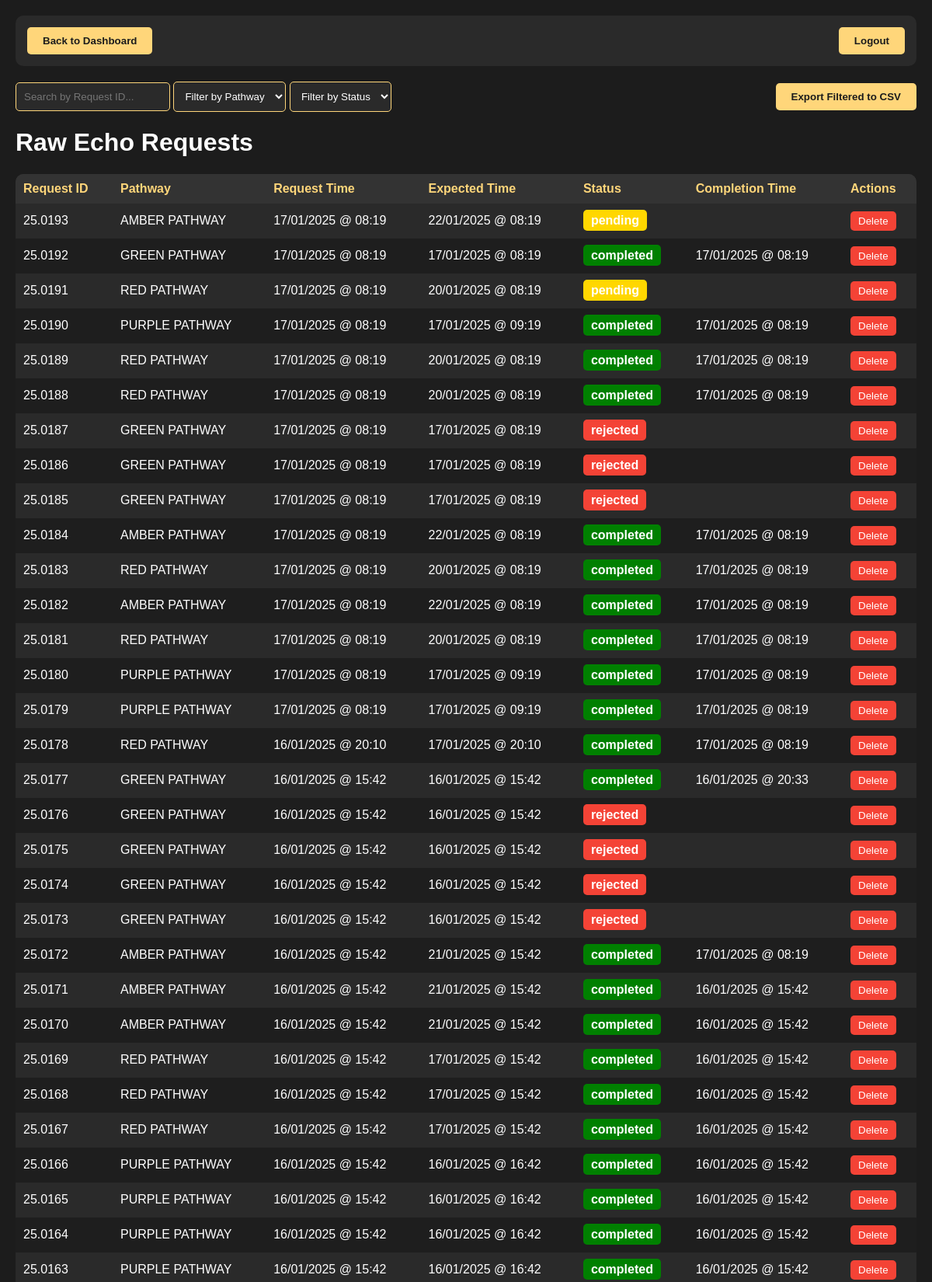
The app's page /raw (signed in, upper part) with its own data.
### tables this page shows
CREATE TABLE echo_requests (
                id INTEGER PRIMARY KEY AUTOINCREMENT,
                request_id TEXT NOT NULL,
                pathway TEXT NOT NULL,
                request_time TIMESTAMP NOT NULL,
                expected_time TIMESTAMP,
                status TEXT DEFAULT 'pending',
                triage_date DATE NOT NULL,
                completion_time TIMESTAMP
            , notes TEXT DEFAULT '', name TEXT DEFAULT '', mrn TEXT DEFAULT '', ward TEXT DEFAULT '');

### v10/app.py (the view)
@app.route('/raw')
@login_required
def show_raw_data():
    conn = sqlite3.connect(DB_PATH)
    conn.row_factory = sqlite3.Row
    cursor = conn.cursor()
    now_str = datetime.now().isoformat()
    cursor.execute("""
        SELECT
            id,
            request_id,
            CASE WHEN pathway = 'REJECTED' THEN 'GREEN PATHWAY' ELSE pathway END as pathway,
            request_time,
            expected_time,
            status,
            completion_time,
            CASE
                WHEN
                    (
                        status='completed'
                        AND datetime(completion_time) > datetime(expected_time)
                    )
                    OR
                    (
                        status='pending'
                        AND datetime(expected_time) < datetime(?)
                    )
                THEN 'overdue'
                ELSE 'on_time'
            END AS performance,
            notes,
            name,
            mrn,
            ward
        FROM echo_requests
        ORDER BY id DESC
    """, (now_str,))
    echo_requests = cursor.fetchall()
    conn.close()
    return render_template('raw.html', echo_requests=echo_requests, wards=WARD_OPTIONS)

### v10/app.py (called while the page is built)
def convert_to_uk_time(dt):
    if dt is None:
        return None
    if not dt.tzinfo:
        dt = pytz.UTC.localize(dt)
    return dt.astimezone(pytz.timezone('Europe/London'))

def iso_to_uk_time(iso_str):
    if not iso_str:
        return None
    try:
        dt = datetime.fromisoformat(iso_str.replace('Z', '+00:00'))
        return convert_to_uk_time(dt)
    except (ValueError, TypeError):
        return None

def format_uk_datetime(dt):
    if not dt:
        return ""
    uk_dt = convert_to_uk_time(dt) if isinstance(dt, datetime) else iso_to_uk_time(dt)
    return uk_dt.strftime('%d/%m/%Y @ %H:%M') if uk_dt else ""

def login_required(f):
    @wraps(f)
    def decorated_function(*args, **kwargs):
        if 'user_id' not in session:
            return redirect(url_for('login'))
        return f(*args, **kwargs)
    return decorated_function

@app.template_filter('format_datetime')
def format_datetime_filter(value):
    return format_uk_datetime(value)

### templates/raw.html (shortened to what this page needs)
<!DOCTYPE html>
<html lang="en">
<head>
</head>
<body>
<div class="header">
    <button class="back-button" onclick="window.location.href='/dashboard'">Back to Dashboard</button>
<button id="logoutBtn" class="back-button">Logout</button></div>
<div class="controls">
    <div>
        <input type="text" id="searchBar" class="search-bar" placeholder="Search by Request ID..." oninput="filterTable()">
        <select id="pathwayFilter" class="filter-dropdown" onchange="filterTable()">
            <option value="">Filter by Pathway</option>
        </select>
        <select id="filterDropdown" class="filter-dropdown" onchange="filterTable()">
            <option value="">Filter by Status</option>
        </select>
    </div>
    <button class="export-button" onclick="exportFilteredTableToCSV()">Export Filtered to CSV</button>
</div>
<h1>Raw Echo Requests</h1>
<table id="dataTable">
    <thead>
        <tr>
            <th>Request ID</th>
            <th>Pathway</th>
            <th>Request Time</th>
            <th>Expected Time</th>
            <th>Status</th>
            <th>Completion Time</th>
            <th>Actions</th>
        </tr>
    </thead>
    <tbody>
        {% for row in echo_requests %}
        <tr>
            <td>{{ row.request_id }}</td>
            <td>{{ row.pathway }}</td>
            <td>{{ row.request_time | format_datetime }}</td>
            <td>{{ row.expected_time | format_datetime }}</td>
            <td>
                {% if row.status == 'completed' %}
                    <span class="status completed">completed</span>
                {% elif row.pathway == 'GREEN PATHWAY' and not row.completion_time %}
                    <span class="status rejected">rejected</span>
                {% elif row.status == 'pending' %}
                    <span class="status pending">pending</span>
                {% else %}
                    <span class="status {{ row.status | lower }}">{{ row.status }}</span>
                {% endif %}
            </td>
            <td>{{ row.completion_time | format_datetime }}</td>
            <td>
                <button class="action-button delete-button" onclick="deleteRequest({{ row.id }})">Delete</button>
            </td>
        </tr>
        {% endfor %}
    </tbody>
</table>
</body>
</html>

### templates/raw.html (style rules this page uses)
body { font-family: Arial, sans-serif; margin: 0; padding: 20px; background: #1C1C1C; color: white; }
.header { display: flex; justify-content: space-between; align-items: center; margin-bottom: 20px; background: #2A2A2A; padding: 15px; border-radius: 10px; }
.back-button { background: #FFD67A; border: none; padding: 10px 20px; border-radius: 5px; cursor: pointer; color: #1C1C1C; font-weight: bold; transition: background-color 0.3s; }
.controls { margin-bottom: 20px; display: flex; justify-content: space-between; align-items: center; }
.search-bar, .filter-dropdown { padding: 10px; border-radius: 5px; border: 1px solid #FFD67A; background: #2A2A2A; color: white; }
.export-button { background: #FFD67A; border: none; padding: 10px 20px; border-radius: 5px; cursor: pointer; color: #1C1C1C; font-weight: bold; transition: background-color 0.3s; }
table { width: 100%; border-collapse: collapse; background: #2A2A2A; border-radius: 10px; overflow: hidden; }
th, td { padding: 10px; text-align: left; }
th { background: #333; color: #FFD67A; }
tr:nth-child(even) { background: #1E1E1E; }
.status { font-weight: bold; padding: 5px 10px; border-radius: 5px; color: white; }
.status.completed { background: green; }
.status.pending { background: #FFD700; }
.status.rejected { background: #f44336; }
.action-button { padding: 5px 10px; border-radius: 5px; border: none; cursor: pointer; transition: background-color 0.3s; }
.delete-button { background: #f44336; color: white; }

### records on screen
echo_requests: request_id "25.0193", pathway "AMBER PATHWAY", request_time "17/01/2025 @ 08:19", expected_time "22/01/2025 @ 08:19", status "pending"
echo_requests: request_id "25.0192", pathway "GREEN PATHWAY", request_time "17/01/2025 @ 08:19", expected_time "17/01/2025 @ 08:19", status "completed", completion_time "17/01/2025 @ 08:19"
echo_requests: request_id "25.0191", pathway "RED PATHWAY", request_time "17/01/2025 @ 08:19", expected_time "20/01/2025 @ 08:19", status "pending"
echo_requests: request_id "25.0190", pathway "PURPLE PATHWAY", request_time "17/01/2025 @ 08:19", expected_time "17/01/2025 @ 09:19", status "completed", completion_time "17/01/2025 @ 08:19"
echo_requests: request_id "25.0189", pathway "RED PATHWAY", request_time "17/01/2025 @ 08:19", expected_time "20/01/2025 @ 08:19", status "completed", completion_time "17/01/2025 @ 08:19"
echo_requests: request_id "25.0188", pathway "RED PATHWAY", request_time "17/01/2025 @ 08:19", expected_time "20/01/2025 @ 08:19", status "completed", completion_time "17/01/2025 @ 08:19"
echo_requests: request_id "25.0187", pathway "GREEN PATHWAY", request_time "17/01/2025 @ 08:19", expected_time "17/01/2025 @ 08:19", status "rejected"
echo_requests: request_id "25.0186", pathway "GREEN PATHWAY", request_time "17/01/2025 @ 08:19", expected_time "17/01/2025 @ 08:19", status "rejected"
echo_requests: request_id "25.0185", pathway "GREEN PATHWAY", request_time "17/01/2025 @ 08:19", expected_time "17/01/2025 @ 08:19", status "rejected"
echo_requests: request_id "25.0184", pathway "AMBER PATHWAY", request_time "17/01/2025 @ 08:19", expected_time "22/01/2025 @ 08:19", status "completed", completion_time "17/01/2025 @ 08:19"
echo_requests: request_id "25.0183", pathway "RED PATHWAY", request_time "17/01/2025 @ 08:19", expected_time "20/01/2025 @ 08:19", status "completed", completion_time "17/01/2025 @ 08:19"
echo_requests: request_id "25.0182", pathway "AMBER PATHWAY", request_time "17/01/2025 @ 08:19", expected_time "22/01/2025 @ 08:19", status "completed", completion_time "17/01/2025 @ 08:19"
echo_requests: request_id "25.0181", pathway "RED PATHWAY", request_time "17/01/2025 @ 08:19", expected_time "20/01/2025 @ 08:19", status "completed", completion_time "17/01/2025 @ 08:19"
echo_requests: request_id "25.0180", pathway "PURPLE PATHWAY", request_time "17/01/2025 @ 08:19", expected_time "17/01/2025 @ 09:19", status "completed", completion_time "17/01/2025 @ 08:19"
echo_requests: request_id "25.0179", pathway "PURPLE PATHWAY", request_time "17/01/2025 @ 08:19", expected_time "17/01/2025 @ 09:19", status "completed", completion_time "17/01/2025 @ 08:19"
echo_requests: request_id "25.0178", pathway "RED PATHWAY", request_time "16/01/2025 @ 20:10", expected_time "17/01/2025 @ 20:10", status "completed", completion_time "17/01/2025 @ 08:19"
echo_requests: request_id "25.0177", pathway "GREEN PATHWAY", request_time "16/01/2025 @ 15:42", expected_time "16/01/2025 @ 15:42", status "completed", completion_time "16/01/2025 @ 20:33"
echo_requests: request_id "25.0176", pathway "GREEN PATHWAY", request_time "16/01/2025 @ 15:42", expected_time "16/01/2025 @ 15:42", status "rejected"
echo_requests: request_id "25.0175", pathway "GREEN PATHWAY", request_time "16/01/2025 @ 15:42", expected_time "16/01/2025 @ 15:42", status "rejected"
echo_requests: request_id "25.0174", pathway "GREEN PATHWAY", request_time "16/01/2025 @ 15:42", expected_time "16/01/2025 @ 15:42", status "rejected"
echo_requests: request_id "25.0173", pathway "GREEN PATHWAY", request_time "16/01/2025 @ 15:42", expected_time "16/01/2025 @ 15:42", status "rejected"
echo_requests: request_id "25.0172", pathway "AMBER PATHWAY", request_time "16/01/2025 @ 15:42", expected_time "21/01/2025 @ 15:42", status "completed", completion_time "17/01/2025 @ 08:19"
echo_requests: request_id "25.0171", pathway "AMBER PATHWAY", request_time "16/01/2025 @ 15:42", expected_time "21/01/2025 @ 15:42", status "completed", completion_time "16/01/2025 @ 15:42"
echo_requests: request_id "25.0170", pathway "AMBER PATHWAY", request_time "16/01/2025 @ 15:42", expected_time "21/01/2025 @ 15:42", status "completed", completion_time "16/01/2025 @ 15:42"
echo_requests: request_id "25.0169", pathway "RED PATHWAY", request_time "16/01/2025 @ 15:42", expected_time "17/01/2025 @ 15:42", status "completed", completion_time "16/01/2025 @ 15:42"
echo_requests: request_id "25.0168", pathway "RED PATHWAY", request_time "16/01/2025 @ 15:42", expected_time "17/01/2025 @ 15:42", status "completed", completion_time "16/01/2025 @ 15:42"
echo_requests: request_id "25.0167", pathway "RED PATHWAY", request_time "16/01/2025 @ 15:42", expected_time "17/01/2025 @ 15:42", status "completed", completion_time "16/01/2025 @ 15:42"
echo_requests: request_id "25.0166", pathway "PURPLE PATHWAY", request_time "16/01/2025 @ 15:42", expected_time "16/01/2025 @ 16:42", status "completed", completion_time "16/01/2025 @ 15:42"
echo_requests: request_id "25.0165", pathway "PURPLE PATHWAY", request_time "16/01/2025 @ 15:42", expected_time "16/01/2025 @ 16:42", status "completed", completion_time "16/01/2025 @ 15:42"
echo_requests: request_id "25.0164", pathway "PURPLE PATHWAY", request_time "16/01/2025 @ 15:42", expected_time "16/01/2025 @ 16:42", status "completed", completion_time "16/01/2025 @ 15:42"
echo_requests: request_id "25.0163", pathway "PURPLE PATHWAY", request_time "16/01/2025 @ 15:42", expected_time "16/01/2025 @ 16:42", status "completed", completion_time "16/01/2025 @ 15:42"
